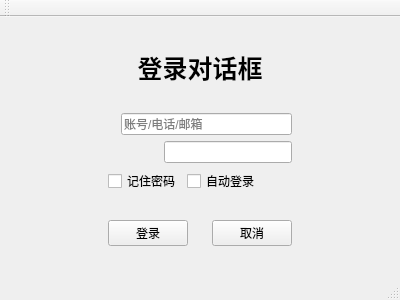
<?xml version="1.0" encoding="UTF-8"?>
<ui version="4.0">
 <class>MainWindow</class>
 <widget class="QMainWindow" name="MainWindow">
  <property name="geometry">
   <rect>
    <x>0</x>
    <y>0</y>
    <width>400</width>
    <height>300</height>
   </rect>
  </property>
  <property name="windowTitle">
   <string>MainWindow</string>
  </property>
  <widget class="QWidget" name="centralWidget">
   <layout class="QGridLayout" name="gridLayout">
    <item row="0" column="0">
     <spacer name="horizontalSpacer">
      <property name="orientation">
       <enum>Qt::Horizontal</enum>
      </property>
      <property name="sizeHint" stdset="0">
       <size>
        <width>63</width>
        <height>25</height>
       </size>
      </property>
     </spacer>
    </item>
    <item row="0" column="1">
     <layout class="QVBoxLayout" name="verticalLayout">
      <item>
       <spacer name="verticalSpacer_4">
        <property name="orientation">
         <enum>Qt::Vertical</enum>
        </property>
        <property name="sizeHint" stdset="0">
         <size>
          <width>100</width>
          <height>13</height>
         </size>
        </property>
       </spacer>
      </item>
      <item>
       <widget class="QLabel" name="label">
        <property name="minimumSize">
         <size>
          <width>180</width>
          <height>35</height>
         </size>
        </property>
        <property name="font">
         <font>
          <pointsize>19</pointsize>
          <weight>75</weight>
          <bold>true</bold>
         </font>
        </property>
        <property name="text">
         <string>登录对话框</string>
        </property>
        <property name="alignment">
         <set>Qt::AlignCenter</set>
        </property>
       </widget>
      </item>
      <item>
       <spacer name="verticalSpacer_2">
        <property name="orientation">
         <enum>Qt::Vertical</enum>
        </property>
        <property name="sizeHint" stdset="0">
         <size>
          <width>100</width>
          <height>5</height>
         </size>
        </property>
       </spacer>
      </item>
      <item>
       <layout class="QHBoxLayout" name="horizontalLayout">
        <item>
         <widget class="QLabel" name="label_2">
          <property name="maximumSize">
           <size>
            <width>50</width>
            <height>35</height>
           </size>
          </property>
          <property name="text">
           <string/>
          </property>
          <property name="pixmap">
           <pixmap resource="image.qrc">:/image/img/user.png</pixmap>
          </property>
          <property name="scaledContents">
           <bool>true</bool>
          </property>
         </widget>
        </item>
        <item>
         <widget class="QLineEdit" name="lineEdit_account">
          <property name="placeholderText">
           <string>账号/电话/邮箱</string>
          </property>
         </widget>
        </item>
       </layout>
      </item>
      <item>
       <layout class="QHBoxLayout" name="horizontalLayout_2">
        <item>
         <widget class="QLabel" name="label_3">
          <property name="minimumSize">
           <size>
            <width>50</width>
            <height>0</height>
           </size>
          </property>
          <property name="maximumSize">
           <size>
            <width>50</width>
            <height>21</height>
           </size>
          </property>
          <property name="text">
           <string/>
          </property>
         </widget>
        </item>
        <item>
         <widget class="QLineEdit" name="lineEdit_passwd"/>
        </item>
       </layout>
      </item>
      <item>
       <layout class="QHBoxLayout" name="horizontalLayout_3">
        <item>
         <widget class="QCheckBox" name="checkBox">
          <property name="text">
           <string>记住密码</string>
          </property>
         </widget>
        </item>
        <item>
         <widget class="QCheckBox" name="checkBox_2">
          <property name="text">
           <string>自动登录</string>
          </property>
         </widget>
        </item>
        <item>
         <spacer name="horizontalSpacer_3">
          <property name="orientation">
           <enum>Qt::Horizontal</enum>
          </property>
          <property name="sizeHint" stdset="0">
           <size>
            <width>18</width>
            <height>25</height>
           </size>
          </property>
         </spacer>
        </item>
       </layout>
      </item>
      <item>
       <spacer name="verticalSpacer_5">
        <property name="orientation">
         <enum>Qt::Vertical</enum>
        </property>
        <property name="sizeHint" stdset="0">
         <size>
          <width>97</width>
          <height>5</height>
         </size>
        </property>
       </spacer>
      </item>
      <item>
       <layout class="QHBoxLayout" name="horizontalLayout_4">
        <item>
         <widget class="QPushButton" name="pushButton">
          <property name="text">
           <string>登录</string>
          </property>
         </widget>
        </item>
        <item>
         <spacer name="horizontalSpacer_5">
          <property name="orientation">
           <enum>Qt::Horizontal</enum>
          </property>
          <property name="sizeHint" stdset="0">
           <size>
            <width>18</width>
            <height>25</height>
           </size>
          </property>
         </spacer>
        </item>
        <item>
         <widget class="QPushButton" name="pushButton_2">
          <property name="text">
           <string>取消</string>
          </property>
         </widget>
        </item>
       </layout>
      </item>
      <item>
       <spacer name="verticalSpacer_3">
        <property name="orientation">
         <enum>Qt::Vertical</enum>
        </property>
        <property name="sizeHint" stdset="0">
         <size>
          <width>100</width>
          <height>13</height>
         </size>
        </property>
       </spacer>
      </item>
     </layout>
    </item>
    <item row="0" column="2">
     <spacer name="horizontalSpacer_4">
      <property name="orientation">
       <enum>Qt::Horizontal</enum>
      </property>
      <property name="sizeHint" stdset="0">
       <size>
        <width>63</width>
        <height>25</height>
       </size>
      </property>
     </spacer>
    </item>
   </layout>
  </widget>
  <widget class="QMenuBar" name="menuBar">
   <property name="geometry">
    <rect>
     <x>0</x>
     <y>0</y>
     <width>400</width>
     <height>26</height>
    </rect>
   </property>
  </widget>
  <widget class="QToolBar" name="mainToolBar">
   <attribute name="toolBarArea">
    <enum>TopToolBarArea</enum>
   </attribute>
   <attribute name="toolBarBreak">
    <bool>false</bool>
   </attribute>
  </widget>
  <widget class="QStatusBar" name="statusBar"/>
 </widget>
 <layoutdefault spacing="6" margin="11"/>
 <resources>
  <include location="image.qrc"/>
 </resources>
 <connections/>
</ui>
